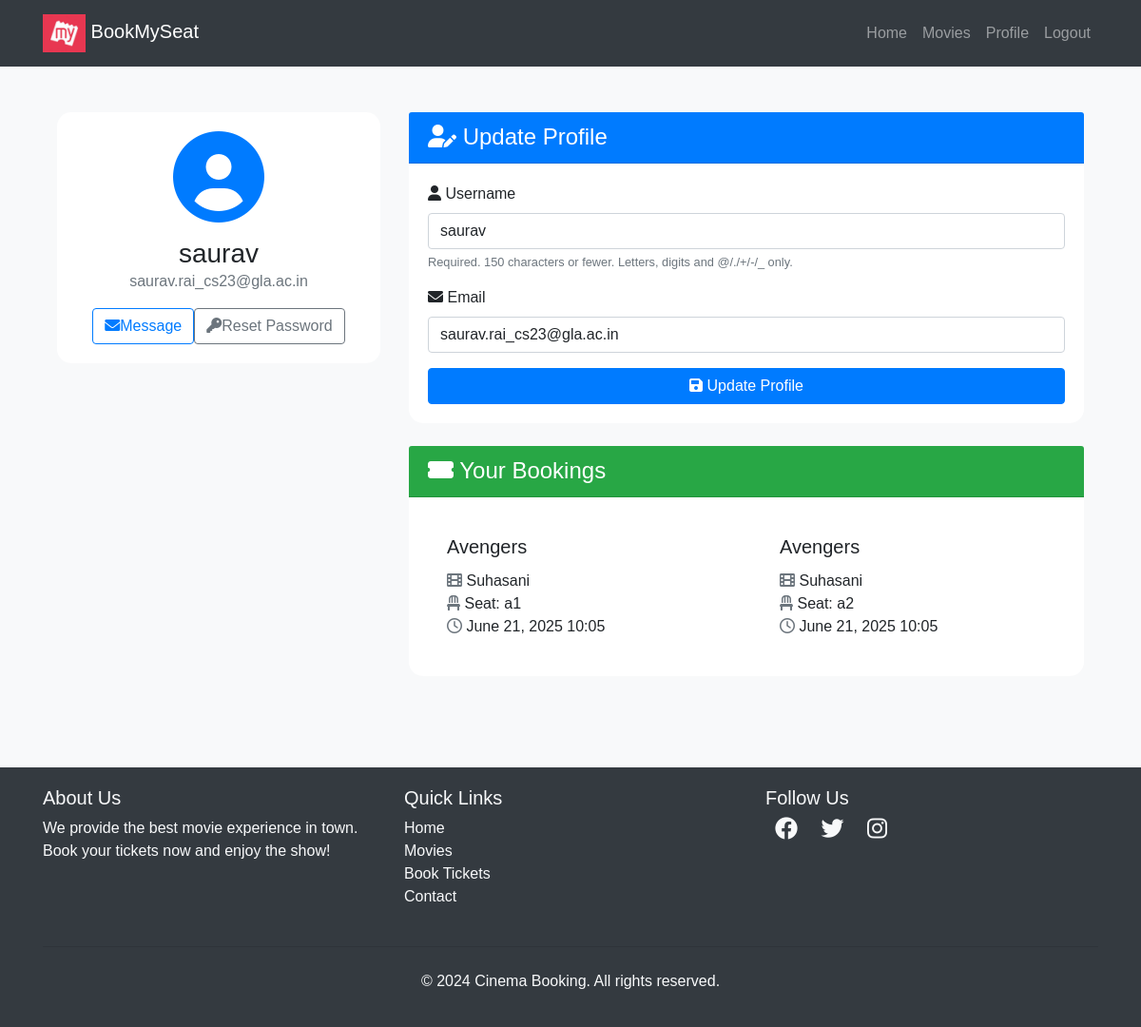
The page /users/profile/ (signed in) on the database its author committed.
### movies/models.py (models this page shows, shortened)
class Booking(models.Model):
    user=models.ForeignKey(User,on_delete=models.CASCADE)
    seat=models.OneToOneField(Seat,on_delete=models.CASCADE)
    movie=models.ForeignKey(Movie,on_delete=models.CASCADE)
    theater=models.ForeignKey(Theater,on_delete=models.CASCADE)
    booked_at=models.DateTimeField(auto_now_add=True)

class Movie(models.Model):
    name= models.CharField(max_length=255)
    image= models.ImageField(upload_to="movies/")
    rating = models.DecimalField(max_digits=3,decimal_places=1)
    cast= models.TextField()
    description= models.TextField(blank=True,null=True) # optional

class Theater(models.Model):
    name = models.CharField(max_length=255)
    movie = models.ForeignKey(Movie,on_delete=models.CASCADE,related_name='theaters')
    time= models.DateTimeField()

class Seat(models.Model):
    theater = models.ForeignKey(Theater,on_delete=models.CASCADE,related_name='seats')
    seat_number = models.CharField(max_length=10)
    is_booked=models.BooleanField(default=False)

### users/views.py (the view)
# urls.py: path('profile/', profile, name='profile'),
@login_required
def profile(request):
    bookings= Booking.objects.filter(user=request.user)
    if request.method == 'POST':
        u_form = UserUpdateForm(request.POST, instance=request.user)
        if u_form.is_valid():
            u_form.save()
            return redirect('profile')
    else:
        u_form = UserUpdateForm(instance=request.user)
    return render(request, 'users/profile.html', {'u_form': u_form,'bookings':bookings})

### users/forms.py
class UserUpdateForm(forms.ModelForm):
    email = forms.EmailField()
    class Meta:
        model = User
        fields = ['username', 'email']

### templates/users/profile.html (shortened to what this page needs)
{% extends "users/basic.html" %} {% block content %}
<div class="container py-5">
  <div class="row">
    <div class="col-lg-4 mb-4">
      <div class="card shadow">
        <div class="card-body text-center">
          <div class="mb-3">
            <i class="fas fa-user-circle fa-6x text-primary"></i>
          </div>
          <h3 class="card-title mb-0">{{ user.username }}</h3>
          <p class="text-muted mb-3">{{ user.email }}</p>
          <div class="d-flex justify-content-center">
            <a href="#" class="btn btn-outline-primary me-2"><i class="fas fa-envelope me-2"></i>Message</a>
            <a href="{% url 'password_reset' %}" class="btn btn-outline-secondary"><i class="fas fa-key me-2"></i>Reset Password</a>
          </div>
        </div>
      </div>
    </div>
    <div class="col-lg-8">
      <div class="card shadow mb-4">
        <div class="card-header bg-primary text-white">
          <h4 class="mb-0"><i class="fas fa-user-edit me-2"></i> Update Profile</h4>
        </div>
        <div class="card-body">
          <form method="POST">
            {% for field in u_form %}
              <div class="mb-3">
                <label for="{{ field.id_for_label }}" class="form-label">
                  <i class="fas fa-{% if field.name == 'username' %}user{% elif field.name == 'email' %}envelope{% else %}info-circle{% endif %} me-2"></i>
                  {{ field.label }}
                </label>
                {{ field }}
                {% if field.help_text %}
                  <small class="form-text text-muted">{{ field.help_text }}</small>
                {% endif %}
              </div>
            {% endfor %}
            <button class="btn btn-primary w-100" type="submit"><i class="fas fa-save me-2"></i> Update Profile</button>
          </form>
        </div>
      </div>
      <div class="card shadow">
        <div class="card-header bg-success text-white">
          <h4 class="mb-0"><i class="fas fa-ticket-alt me-2"> </i> Your Bookings</h4>
        </div>
        <div class="card-body">
          {% if bookings %}
            <div class="row row-cols-1 row-cols-md-2 g-4">
              {% for booking in bookings %}
                <div class="col">
                  <div class="card h-100 border-0 shadow-sm">
                    <div class="card-body">
                      <h5 class="card-title">{{ booking.movie.name }}</h5>
                      <p class="card-text">
                        <i class="fas fa-film me-2 text-muted"> </i>  {{ booking.theater.name }}<br>
                        <i class="fas fa-chair me-2 text-muted"> </i>  Seat: {{ booking.seat.seat_number }}<br>
                        <i class="far fa-clock me-2 text-muted"> </i>  {{ booking.booked_at|date:"F d, Y H:i" }}
                      </p>
                    </div>
                  </div>
                </div>
              {% endfor %}
            </div>
          {% else %}
            <div class="text-center py-5">
              <i class="fas fa-ticket-alt fa-4x text-muted mb-3"></i>
              <p class="lead mb-0">No bookings yet. Time to plan your next movie night!</p>
            </div>
          {% endif %}
        </div>
      </div>
    </div>
  </div>
</div>
<link rel="stylesheet" href="https://cdnjs.cloudflare.com/ajax/libs/font-awesome/6.0.0-beta3/css/all.min.css">
{% endblock %}

### templates/users/basic.html (style rules this page uses)
body { font-family: Arial, sans-serif; }

### templates/users/profile.html (style rules this page uses)
body { background-color: #f8f9fa; }
.card { border-radius: 15px; border: none; transition: transform 0.3s ease-in-out; }
.card-header { border-top-left-radius: 15px; border-top-right-radius: 15px; }
form input, form select, form textarea { display: block; width: 100%; padding: 0.375rem 0.75rem; font-size: 1rem; font-weight: 400; line-height: 1.5; color: #212529; background-color: #fff; background-clip: padding-box; border: 1px solid #ced4da; border-radius: 0.25rem; transition: border-color 0.15s ease-in-out, box-shadow 0.15s ease-in-out; }

### rows shown on the page
Booking: movie.name "Avengers", theater.name "Suhasani", seat.seat_number "a1", booked_at "June 21, 2025 10:05"
Booking: movie.name "Avengers", theater.name "Suhasani", seat.seat_number "a2", booked_at "June 21, 2025 10:05"

### other values the page prints
{{ user.username }} "saurav"
{{ user.email }} "saurav.rai_cs23@gla.ac.in"
{{ field.label }} "Username" "Email"
{{ field.help_text }} "Required. 150 characters or fewer. Letters, digits and @/./+/-/_ only."
